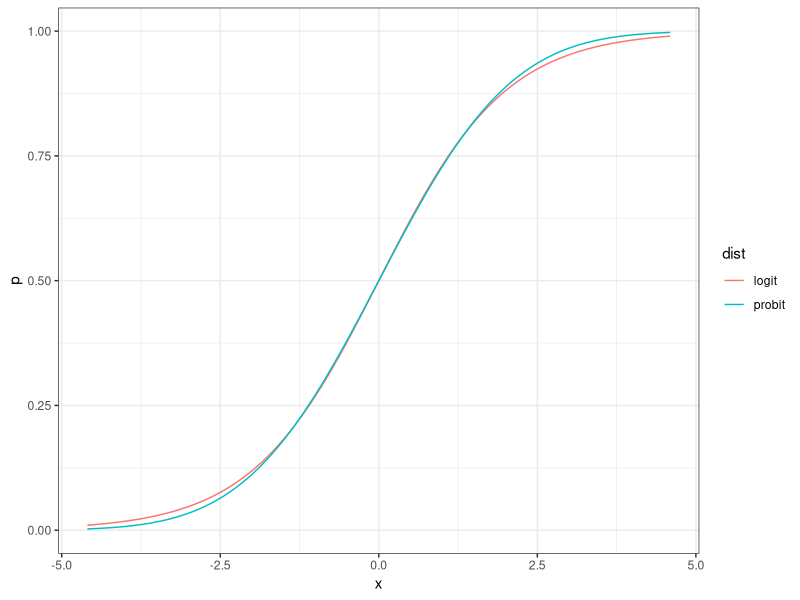
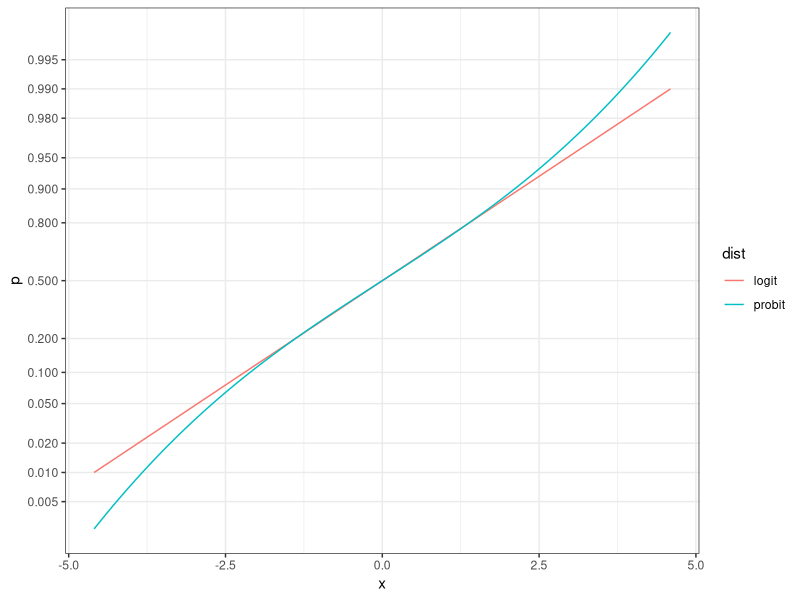

Generate these figures, in order, with R:
library(ggplot2); theme_set(theme_bw())

scale <- 6/pi^2
lim <- log(99)
steps <- 201

x <- seq(-lim, lim, length.out=steps)
logit <- plogis(x)
probit <- pnorm(scale*x)

df <- data.frame(
	x = c(x, x)
	, p = c(logit, probit)
	, dist = rep(c("logit", "probit"), each=steps)
)

base <- (ggplot(df)
	+ aes(x, p, color=dist)
	+ geom_line()
)

print(base)

b <- c(0.005, 0.01, 0.02, 0.05, 0.1, 0.2)
bb <- c(b, 0.5, 1-b)

print(base + scale_y_continuous(trans="logit" , breaks=bb, minor_breaks=NULL))
